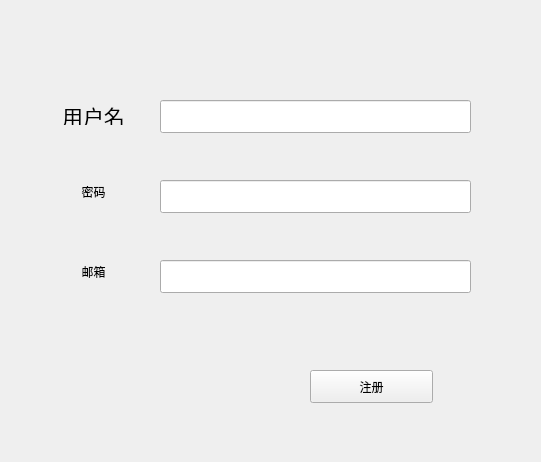
<?xml version="1.0" encoding="UTF-8"?>
<ui version="4.0">
 <class>RegisterWindow</class>
 <widget class="QWidget" name="RegisterWindow">
  <property name="geometry">
   <rect>
    <x>0</x>
    <y>0</y>
    <width>541</width>
    <height>462</height>
   </rect>
  </property>
  <property name="minimumSize">
   <size>
    <width>541</width>
    <height>462</height>
   </size>
  </property>
  <property name="maximumSize">
   <size>
    <width>541</width>
    <height>462</height>
   </size>
  </property>
  <property name="windowTitle">
   <string>Register</string>
  </property>
  <widget class="QPushButton" name="pushButton_reg">
   <property name="geometry">
    <rect>
     <x>310</x>
     <y>370</y>
     <width>123</width>
     <height>33</height>
    </rect>
   </property>
   <property name="text">
    <string>注册</string>
   </property>
  </widget>
  <widget class="QLabel" name="label">
   <property name="geometry">
    <rect>
     <x>50</x>
     <y>100</y>
     <width>87</width>
     <height>25</height>
    </rect>
   </property>
   <property name="text">
    <string>&lt;html&gt;&lt;head/&gt;&lt;body&gt;&lt;p align=&quot;center&quot;&gt;&lt;span style=&quot; font-size:16pt;&quot;&gt;用户名&lt;/span&gt;&lt;/p&gt;&lt;/body&gt;&lt;/html&gt;</string>
   </property>
  </widget>
  <widget class="QLineEdit" name="lineEdit_Uname">
   <property name="geometry">
    <rect>
     <x>160</x>
     <y>100</y>
     <width>311</width>
     <height>33</height>
    </rect>
   </property>
  </widget>
  <widget class="QLabel" name="label_2">
   <property name="geometry">
    <rect>
     <x>50</x>
     <y>180</y>
     <width>87</width>
     <height>25</height>
    </rect>
   </property>
   <property name="text">
    <string>&lt;html&gt;&lt;head/&gt;&lt;body&gt;&lt;p align=&quot;center&quot;&gt;密码&lt;/p&gt;&lt;/body&gt;&lt;/html&gt;</string>
   </property>
  </widget>
  <widget class="QLineEdit" name="lineEdit_pwd">
   <property name="geometry">
    <rect>
     <x>160</x>
     <y>180</y>
     <width>311</width>
     <height>33</height>
    </rect>
   </property>
  </widget>
  <widget class="QLineEdit" name="lineEdit_email">
   <property name="geometry">
    <rect>
     <x>160</x>
     <y>260</y>
     <width>311</width>
     <height>33</height>
    </rect>
   </property>
  </widget>
  <widget class="QLabel" name="label_3">
   <property name="geometry">
    <rect>
     <x>50</x>
     <y>260</y>
     <width>87</width>
     <height>25</height>
    </rect>
   </property>
   <property name="text">
    <string>&lt;html&gt;&lt;head/&gt;&lt;body&gt;&lt;p align=&quot;center&quot;&gt;邮箱&lt;/p&gt;&lt;/body&gt;&lt;/html&gt;</string>
   </property>
  </widget>
 </widget>
 <resources/>
 <connections/>
</ui>
